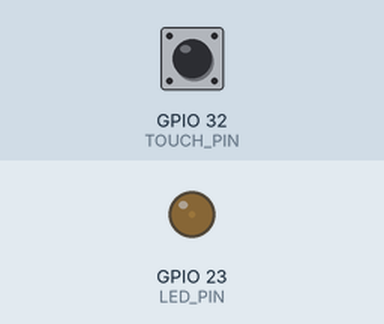
Recording of a sketch running on a simulated ESP32. On the bench: output pins drawn as LEDs (lit = HIGH). Inputs (shaded band) come from the test bench; at power-on: GPIO 32 (TOUCH_PIN) HIGH.

Above: at 0.05 s.
At 0.5 s:
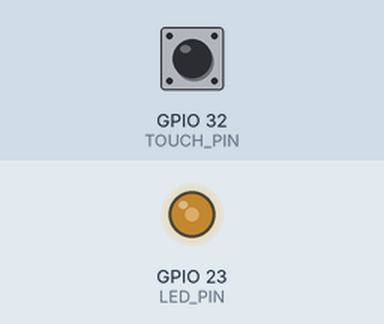
At 0.95 s:
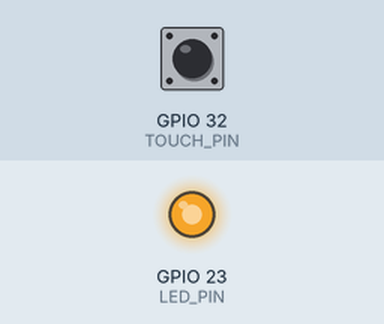
At 1.8 s:
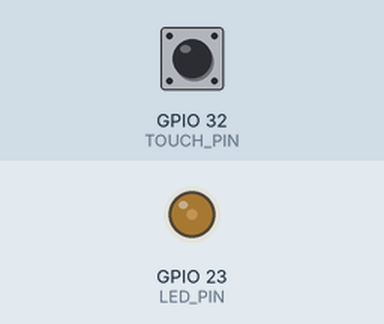
Timing chart, 0 to 4.7 s (numbered marks = the images above):
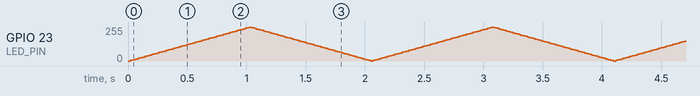

The sketch:

ex05.ino
```cpp
const int LED_PIN = 23;
const int TOUCH_PIN = 32;

const int TOUCH_THRESHOLD = 300;
const unsigned long DEBOUNCE_TIME = 200;

bool lastTouchState = false;
unsigned long lastTriggerTime = 0;

int speedLevel = 1;

int brightness = 0;
int fadeDirection = 1;

bool isTouched() {
  int touchValue = touchRead(TOUCH_PIN);

  if (touchValue < TOUCH_THRESHOLD) {
    return true;
  } else {
    return false;
  }
}

int getDelayTime() {
  if (speedLevel == 1) {
    return 20;
  } else if (speedLevel == 2) {
    return 10;
  } else {
    return 4;
  }
}

void setup() {
  pinMode(LED_PIN, OUTPUT);
  Serial.begin(115200);
}

void loop() {
  bool currentTouchState = isTouched();
  unsigned long currentMillis = millis();

  if (lastTouchState == false && currentTouchState == true) {
    if (currentMillis - lastTriggerTime >= DEBOUNCE_TIME) {
      speedLevel++;

      if (speedLevel > 3) {
        speedLevel = 1;
      }

      Serial.print("Current speed level: ");
      Serial.println(speedLevel);

      lastTriggerTime = currentMillis;
    }
  }

  lastTouchState = currentTouchState;

  analogWrite(LED_PIN, brightness);

  brightness = brightness + fadeDirection * 5;

  if (brightness >= 255) {
    brightness = 255;
    fadeDirection = -1;
  }

  if (brightness <= 0) {
    brightness = 0;
    fadeDirection = 1;
  }

  delay(getDelayTime());
}
```
